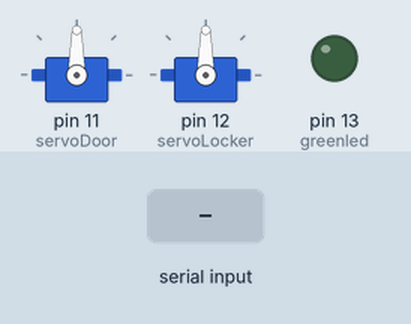
Recording of a sketch running on a simulated Arduino Uno, built with avr-gcc and run on an emulated ATmega328P. On the bench: 2 × servo, output pins drawn as LEDs (lit = HIGH). The test bench sets the inputs (shaded band).

Above: at 1.4 s.
1.5 s: "Y" received over Serial
At 3.0 s:
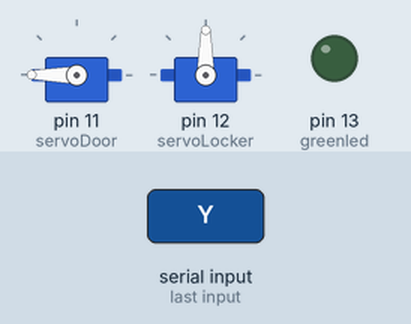
3.3 s: "N" received over Serial
At 4.3 s:
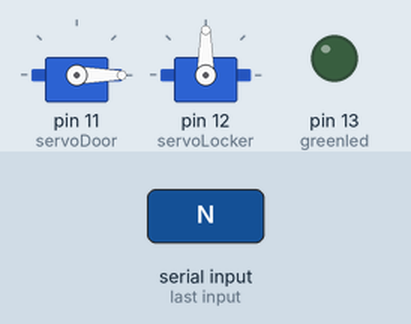
4.8 s: "O" received over Serial
At 5.7 s:
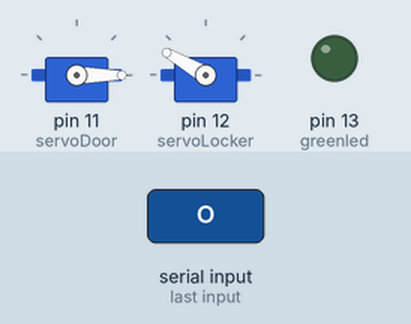
6.6 s: "C" received over Serial
At 8.2 s:
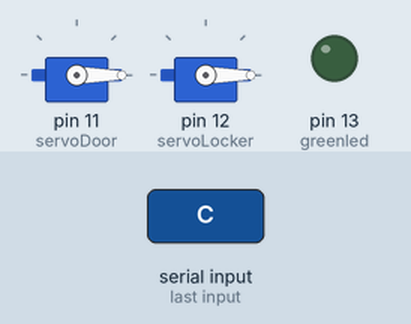
Timing chart, 0 to 9.7 s (numbered marks = the images above; inputs shaded):
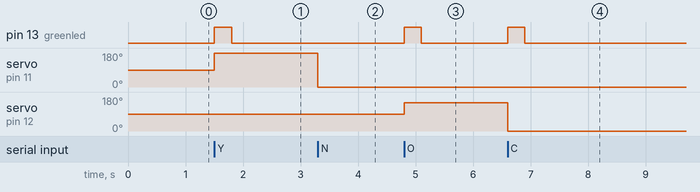

The sketch:

ArduinoFinal.ino
```cpp
#include <Password.h> //http://playground.arduino.cc/uploads/Code/Password.zip //tells to use password library
#include <Keypad.h> //http://www.arduino.cc/playground/uploads/Code/Keypad.zip  //tells to use keypad library
#include <Servo.h> //tells to use servo library


Servo servoDoor;          // Define Door servo
Servo servoLocker;         // Define Locker servo
int val = 0;      // variable for reading the pin status
char msg = '  '; // variable to hold data from serial
int greenled = 13;

const byte ROWS = 4; // Four rows
const byte COLS = 4; // columns
// Define the Keymap
char keys[ROWS][COLS] = {
{'1','2','3'},
{'4','5','6'},
{'7','8','9'},
{'*','0','#'}
};
// Connect keypad ROW0, ROW1, ROW2 and ROW3 to these Arduino pins.
byte rowPins[ROWS] = { 9, 8, 7, 6 };// Connect keypad COL0, COL1 and COL2 to these Arduino pins.
byte colPins[COLS] = { 5, 4, 3 };


// Create the Keypad
Keypad keypad = Keypad( makeKeymap(keys), rowPins, colPins, ROWS, COLS );

void setup(){
  Serial.begin(115200);
  pinMode(greenled, OUTPUT);

  delay(200);
  digitalWrite(greenled,LOW);
  servoDoor.attach(11);  // Set Door servo to digital pin 11
  servoLocker.attach(12);  // Set Locker servo to digital pin 12
  keypad.addEventListener(keypadEvent); //add an event listener for this keypad
  }

void loop(){
  keypad.getKey();
  while (Serial.available()>0){
    msg=Serial.read();
  }

// Turn specific servos based on message received from serial
  if (msg=='Y') {
    servoDoor.write(180);
    msg=' ';
    digitalWrite(greenled,HIGH);
    delay(300);
    digitalWrite(greenled, LOW);
  }
  else if (msg=='N') {
    servoDoor.write(0);
    msg=' ';
  }
  else if (msg=='O') {
    servoLocker.write(150);
    msg=' ';
    digitalWrite(greenled,HIGH);
    delay(300);
    digitalWrite(greenled, LOW);
  }
  else if (msg=='C') {
    servoLocker.write(0);
    msg=' ';
    digitalWrite(greenled,HIGH);
    delay(300);
    digitalWrite(greenled, LOW);
  }

  }
  //take care of some special events
  void keypadEvent(KeypadEvent eKey){
  switch (keypad.getState()){
  case PRESSED:


  Serial.write(eKey);
  delay(10);

  Serial.write(254);


}
}
```

Measured:
- after the input at 1.5 s, pin 13 (greenled): LOW → HIGH at once, → LOW 0.30 s later; servo on pin 11 (servoDoor): 90° → 180° at once
- after the input at 3.3 s, servo on pin 11 (servoDoor): 180° → 0° at once
- after the input at 4.8 s, pin 13 (greenled): LOW → HIGH at once, → LOW 0.30 s later; servo on pin 12 (servoLocker): 90° → 150° at once
- after the input at 6.6 s, pin 13 (greenled): LOW → HIGH at once, → LOW 0.30 s later; servo on pin 12 (servoLocker): 150° → 0° at once
